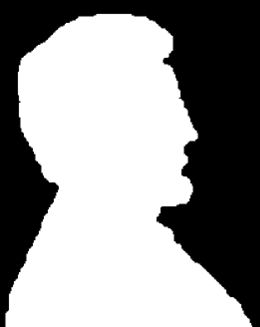
#> input picture 16oct/img1.jpg, 260 x 327 px, found by its file name
$ python pg1.py
#> lines starting #> are read from the running program, lines starting #| are printed output that depends on the picture
import cv2
import numpy as np


def processing(img,n):
	img2 = img*n
	cv2.imshow("img_"+(str)(n),img2)


img1 = cv2.imread("img1.jpg",0)
#> img1 is the input picture: shape (327, 260); min 0, max 255, mean 148.1

img1 = cv2.resize(img1,(900,900))
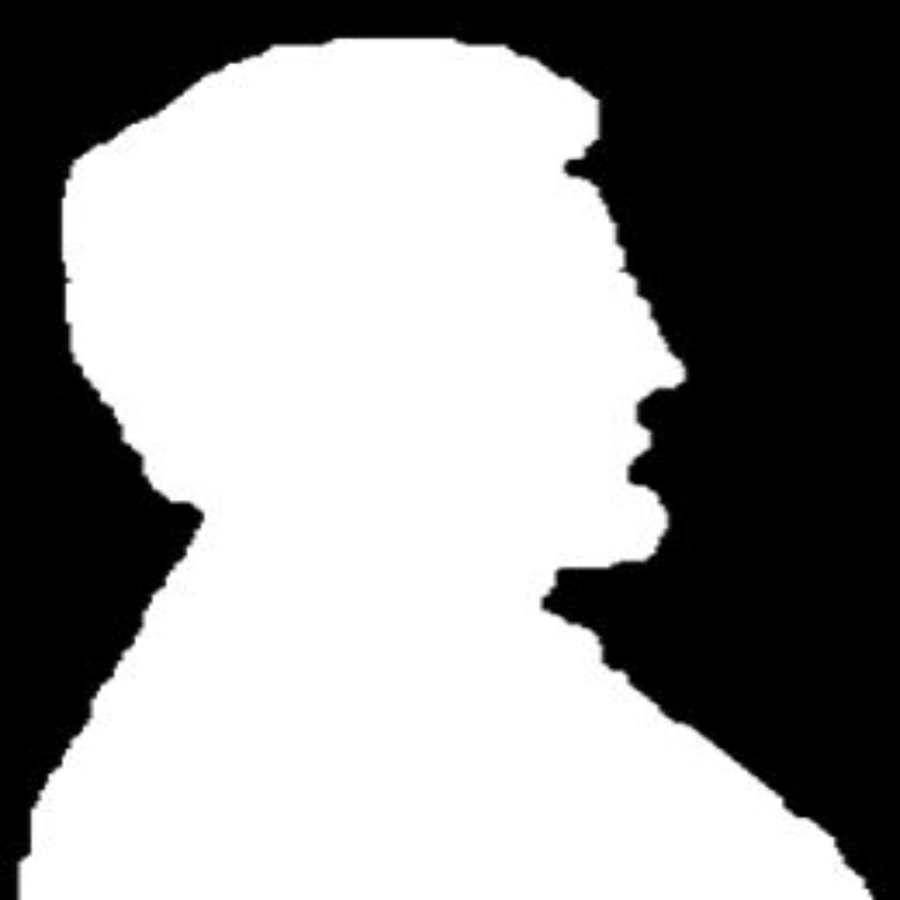
#> img1: shape (900, 900); min 0, max 255, mean 148.1
for i in range(900):
	for j in range(900):
		st = img1[i][j]
		l = (int)(st/32)
		l = l*32
		u = l+32
		mid = (int)(l/2 + u/2)
		img1[i][j] = l
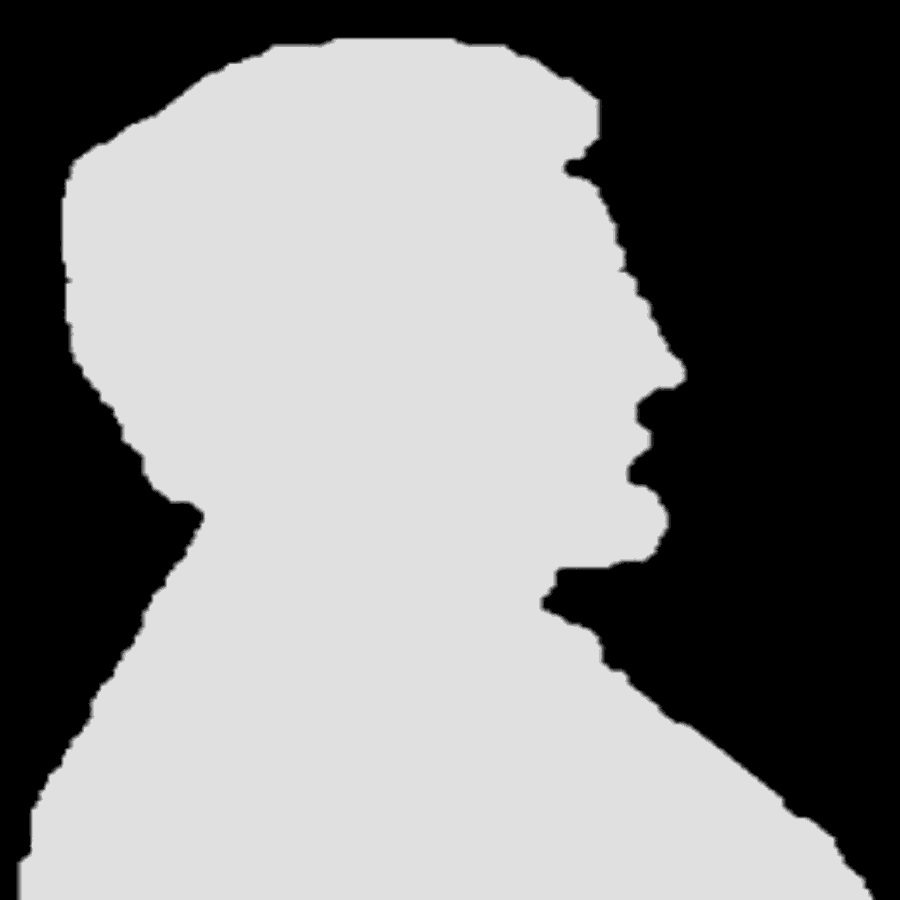
#> img1: shape (900, 900); min 0, max 224, mean 130.1
cv2.imshow("img",img1)
for i in range(1,9):
	img = img1
	processing(img,i)
#> this loop made 8 passes
#> pass 2, in processing (call 2), `img2 = img*n`:
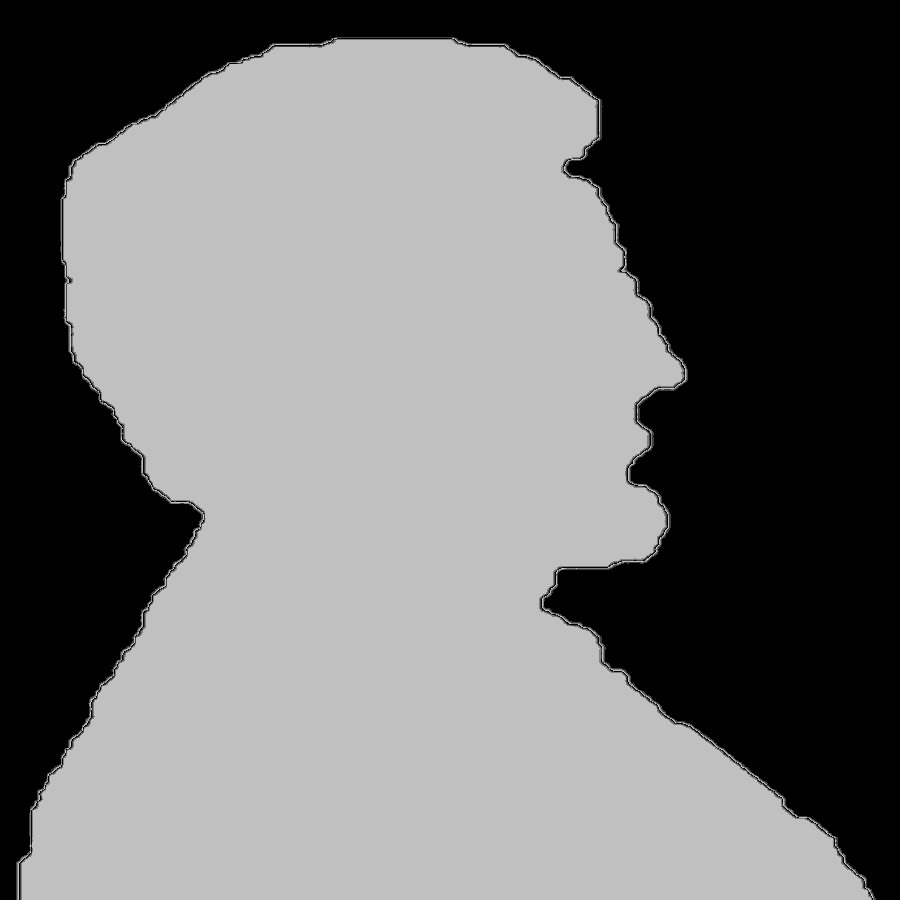
#> img2: shape (900, 900); min 0, max 192, mean 111.5
#> pass 3, in processing (call 3), `img2 = img*n`:
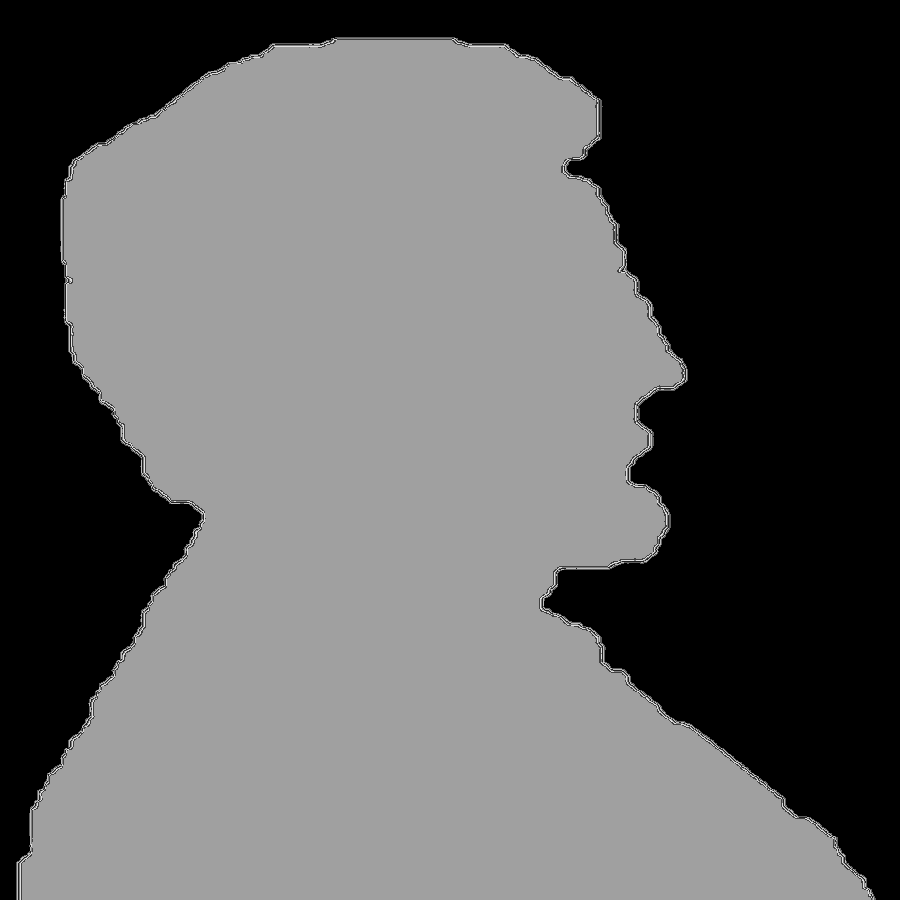
#> img2: shape (900, 900); min 0, max 224, mean 93.5
cv2.imshow("img_sp",img1)
cv2.waitKey(0)
cv2.destroyAllWindows()

$ run again, with 16oct/img2.jpg copied over 16oct/img1.jpg
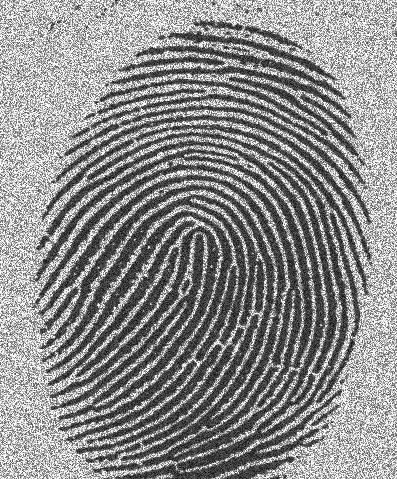
#> input picture 16oct/img2.jpg, 397 x 479 px, found by its file name
#> img1 is the input picture: shape (479, 397); min 0, max 255, mean 138.8
#> after the loop `for i in range(900):`:
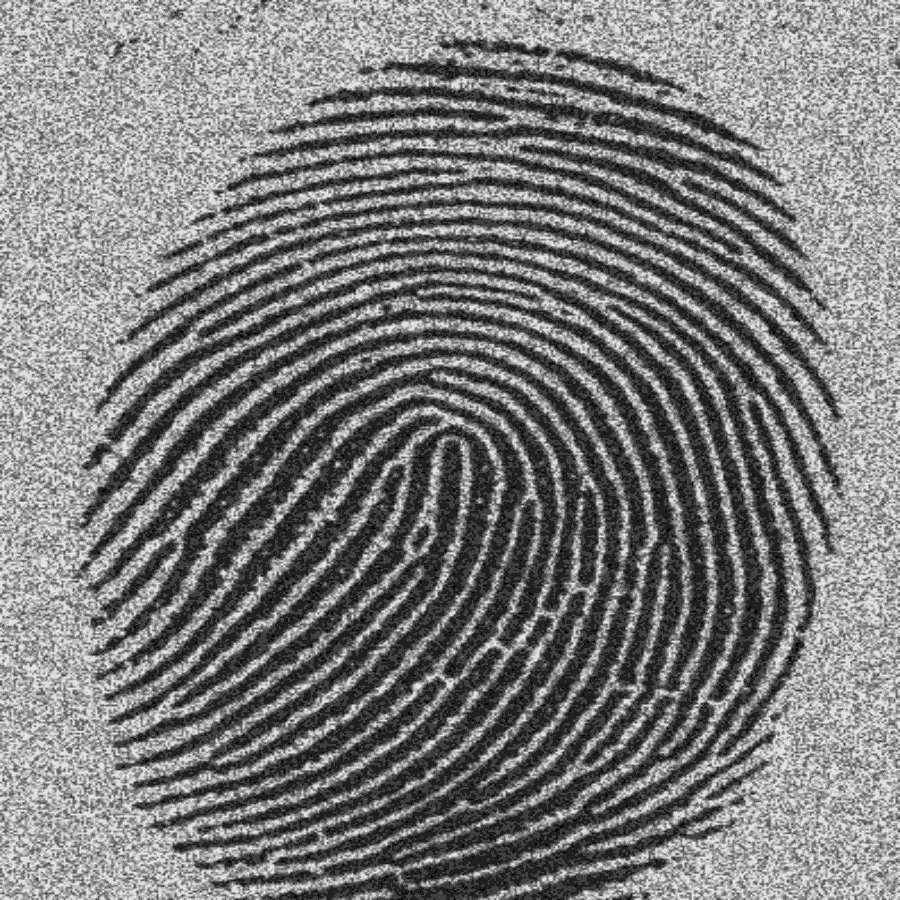
#> img1: shape (900, 900); min 0, max 224, mean 123.1
#> the loop `for i in range(1,9):` made 8 passes
#> pass 3, in processing (call 3), `img2 = img*n`:
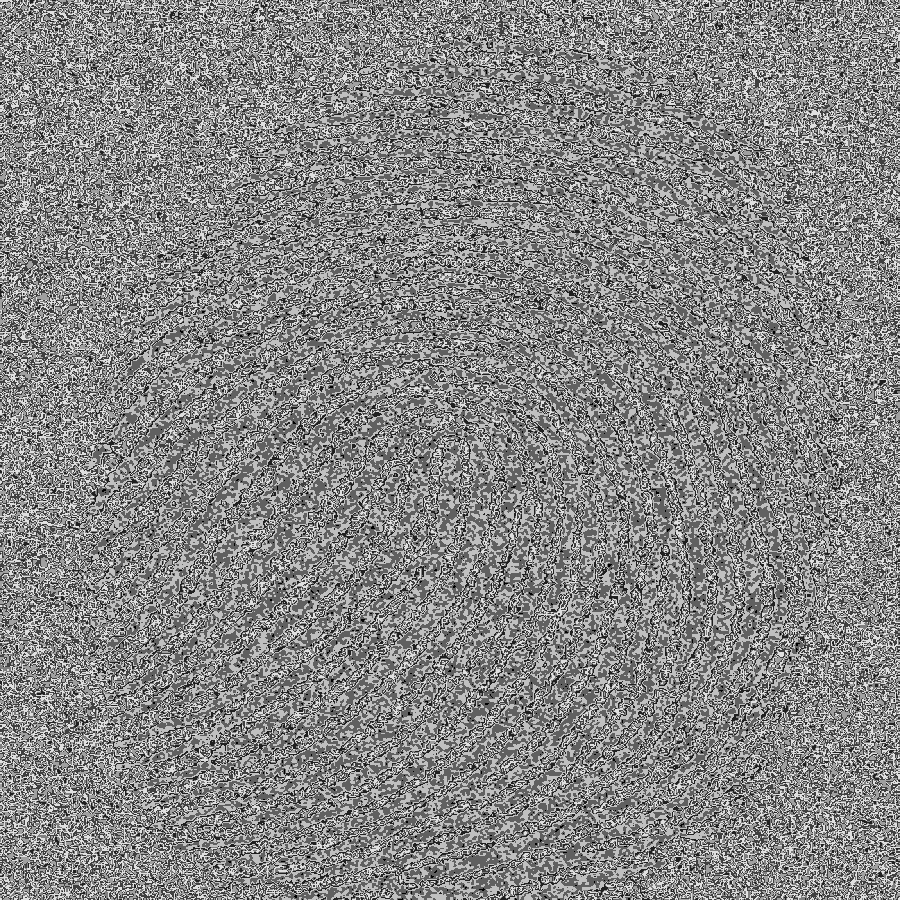
#> img2: shape (900, 900); min 0, max 224, mean 133.9

$ run again, with 16oct/img3.jpg copied over 16oct/img1.jpg
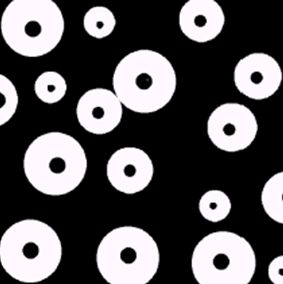
#> input picture 16oct/img3.jpg, 283 x 284 px, found by its file name
#> after the loop `for i in range(900):`:
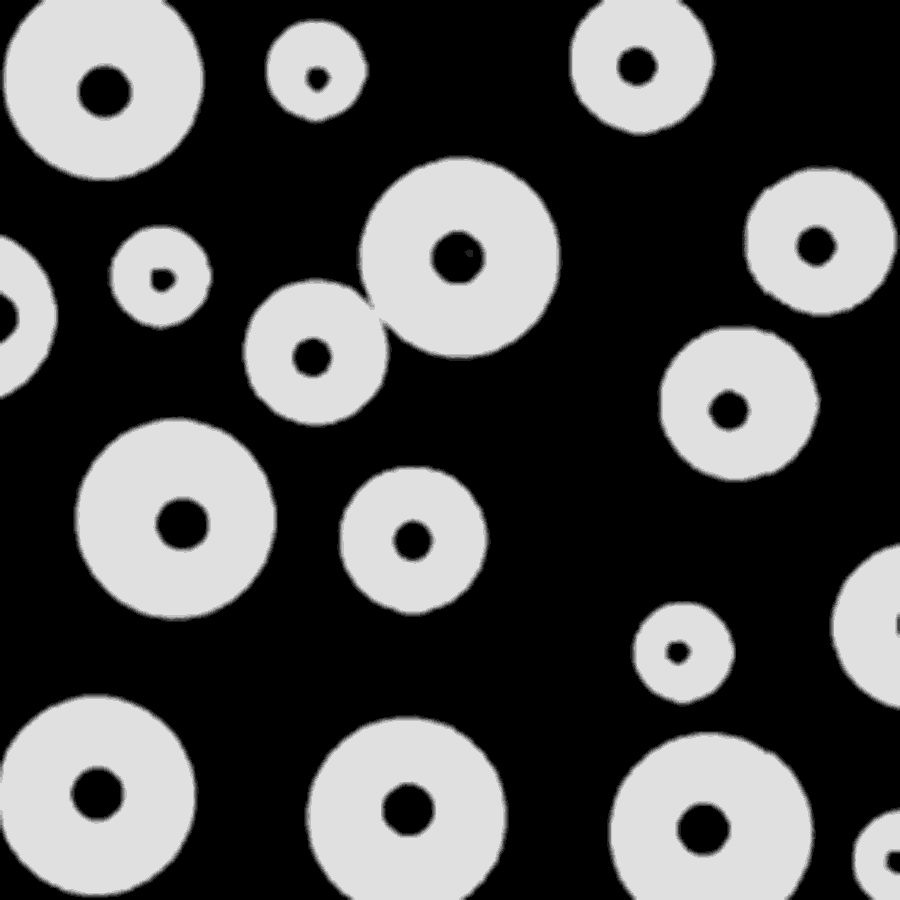
#> img1: shape (900, 900); min 0, max 224, mean 79.4
#> the loop `for i in range(1,9):` made 8 passes
#> pass 3, in processing (call 3), `img2 = img*n`:
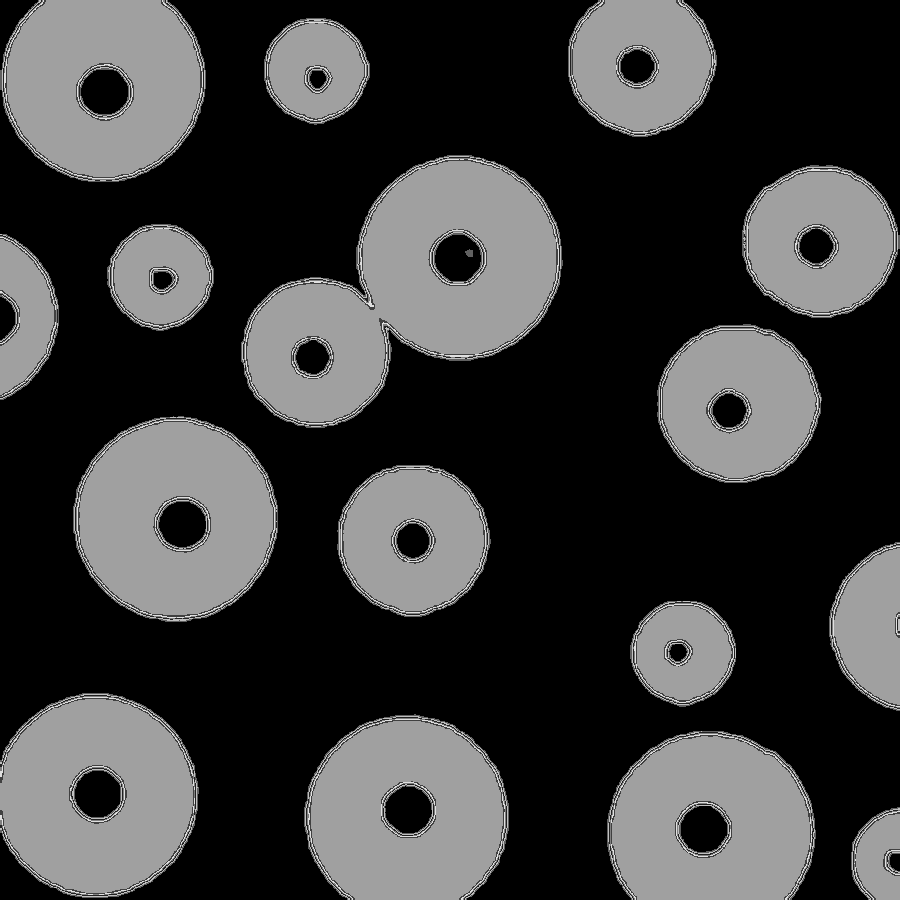
#> img2: shape (900, 900); min 0, max 224, mean 59.2
